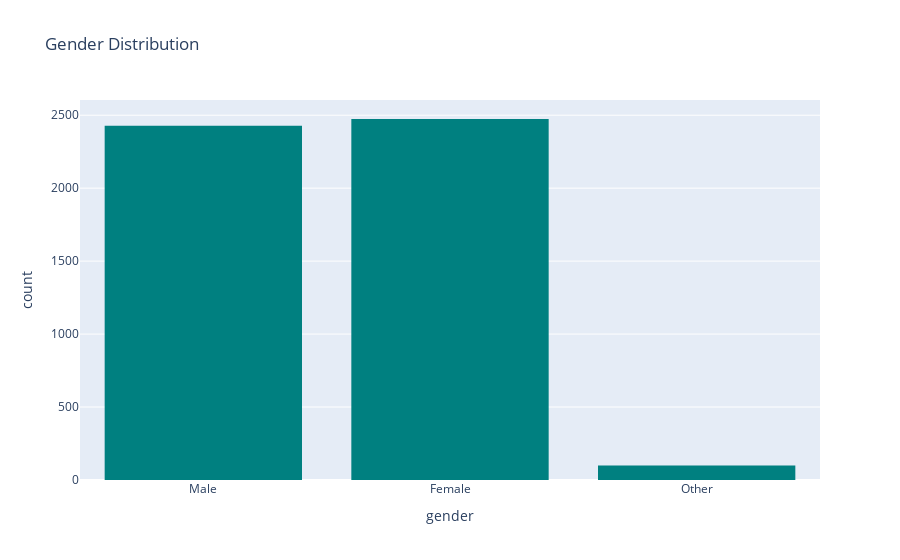

This figure's notebook cell:
### Code cell
# Gender Distribution use social media
px.histogram(train, x='gender',nbins=20, title='Gender Distribution', color_discrete_sequence=['teal']).show()

### Figure 1 — Plotly figure (JSON) as saved in the notebook; plotly's stock layout.template omitted (floating-point values rounded to 4 significant figures; data arrays with more than 128 entries replaced by an {"elided": "..."} marker saying what was removed)
{"data": [{"bingroup": "x", "hovertemplate": "gender=%{x}<br>count=%{y}<extra></extra>", "legendgroup": "", "marker": {"color": "teal", "pattern": {"shape": ""}}, "name": "", "nbinsx": 20, "orientation": "v", "showlegend": false, "type": "histogram", "x": {"elided": "5000 str values"}, "xaxis": "x", "yaxis": "y"}], "layout": {"barmode": "relative", "legend": {"tracegroupgap": 0}, "title": {"text": "Gender Distribution"}, "xaxis": {"anchor": "y", "domain": [0, 1], "title": {"text": "gender"}}, "yaxis": {"anchor": "x", "domain": [0, 1], "title": {"text": "count"}}}}
